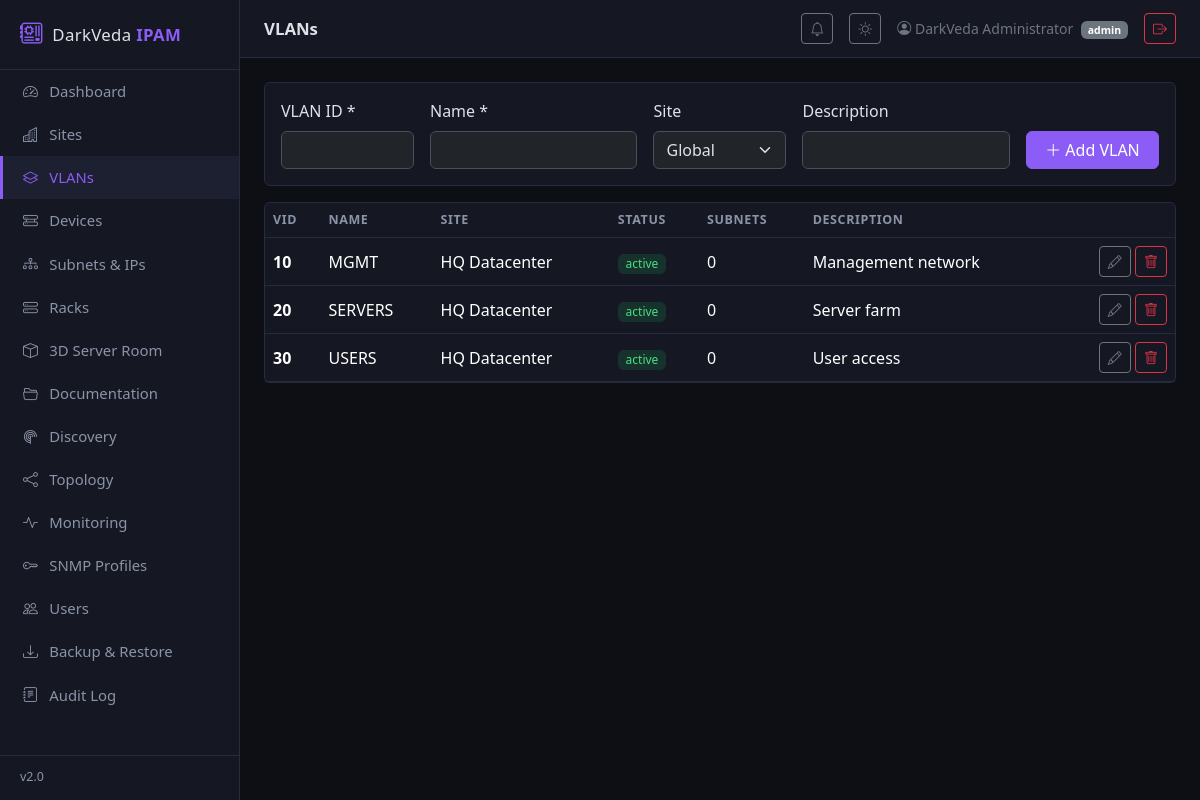
/?page=vlans (signed in), run on the app's committed database.
### tables this page shows
CREATE TABLE vlans (
  id          INT UNSIGNED AUTO_INCREMENT PRIMARY KEY,
  site_id     INT UNSIGNED NULL,
  vid         SMALLINT UNSIGNED NOT NULL,
  name        VARCHAR(120) NOT NULL,
  description VARCHAR(255) NULL,
  status      ENUM('active','reserved','deprecated') NOT NULL DEFAULT 'active',
  FOREIGN KEY (site_id) REFERENCES sites(id) ON DELETE SET NULL,
  UNIQUE KEY uq_vlan (site_id, vid)
);

CREATE TABLE sites (
  id          INT UNSIGNED AUTO_INCREMENT PRIMARY KEY,
  name        VARCHAR(120) NOT NULL UNIQUE,
  slug        VARCHAR(64)  NOT NULL UNIQUE,
  address     VARCHAR(255) NULL,
  description VARCHAR(255) NULL,
  created_at  DATETIME NOT NULL DEFAULT CURRENT_TIMESTAMP
);

### src/App.php (called while the page is built, shortened)
<?php
final class App
{
    private static ?array $config = null;
    public static function config(): array
    {
        if (self::$config === null) {
            $dir  = dirname(__DIR__) . '/config';
            $file = is_file($dir . '/config.php')
                ? $dir . '/config.php'
                : $dir . '/config.example.php';
            self::$config = require $file;
        }
        return self::$config;
    }
    public static function render(string $page, array $vars = []): void
    {
        $__dvBase = dirname(__DIR__);
        $__dvPage = $page;
        extract($vars, EXTR_SKIP);
        require $__dvBase . '/partials/header.php';
        require $__dvBase . '/pages/' . $__dvPage . '.php';
        require $__dvBase . '/partials/footer.php';
    }
}
function e(?string $s): string
{
    return htmlspecialchars((string)$s, ENT_QUOTES, 'UTF-8');
}

### src/Auth.php (called while the page is built, shortened)
<?php
final class Auth
{
    public static function user(): ?array
    {
        return $_SESSION['user'] ?? null;
    }
    public static function can(string $permission): bool
    {
        return in_array($permission, $_SESSION['permissions'] ?? [], true);
    }
}

### src/Database.php (called while the page is built, shortened)
<?php
final class Database
{
    private static ?PDO $pdo = null;
    public static function get(): PDO
    {
        if (self::$pdo === null) {
            $cfg = App::config()['db'];
            $dsn = sprintf(
                'mysql:host=%s;port=%d;dbname=%s;charset=%s',
                $cfg['host'], $cfg['port'], $cfg['name'], $cfg['charset']
            );
            self::$pdo = new PDO($dsn, $cfg['user'], $cfg['password'], [
                PDO::ATTR_ERRMODE            => PDO::ERRMODE_EXCEPTION,
                PDO::ATTR_DEFAULT_FETCH_MODE => PDO::FETCH_ASSOC,
                PDO::ATTR_EMULATE_PREPARES   => false,
            ]);
        }
        return self::$pdo;
    }
    public static function q(string $sql, array $params = []): array
    {
        $stmt = self::get()->prepare($sql);
        $stmt->execute($params);
        return $stmt->fetchAll();
    }
}

### pages/vlans.php (the view, shortened to what this page needs)
<?php
$vlans = Database::q(
    'SELECT v.*, s.name AS site_name,
            (SELECT COUNT(*) FROM subnets sub WHERE sub.vlan_id = v.id) AS subnet_count
     FROM vlans v LEFT JOIN sites s ON s.id = v.site_id
     ORDER BY v.vid'
);
$canManage = Auth::can('ipam.manage');
?>
<?php if ($canManage): ?>
<div class="card mb-3"><div class="card-body">
  <form method="post" class="row g-3">
    <div class="col-md-2">
      <label class="form-label">VLAN ID *</label>
      <input type="number" name="vid" class="form-control" min="1" max="4094" required>
    </div>
    <div class="col-md-3">
      <label class="form-label">Name *</label>
      <input name="name" class="form-control" required>
    </div>
    <div class="col-md-2">
      <label class="form-label">Site</label>
      <select name="site_id" class="form-select">
        <option value="">Global</option>
      </select>
    </div>
    <div class="col-md-3">
      <label class="form-label">Description</label>
      <input name="description" class="form-control">
    </div>
    <div class="col-md-2 d-flex align-items-end">
      <button class="btn btn-primary w-100"><i class="bi bi-plus-lg"></i> Add VLAN</button>
    </div>
  </form>
</div></div>
<?php endif; ?>
<div class="card">
  <div class="table-responsive">
    <table class="table table-hover">
      <thead><tr><th>VID</th><th>Name</th><th>Site</th><th>Status</th><th>Subnets</th><th>Description</th>
        <?php if ($canManage): ?><th></th><?php endif; ?></tr></thead>
      <tbody>
      <?php foreach ($vlans as $v): ?>
        <tr>
          <td><strong><?= (int)$v['vid'] ?></strong></td>
          <td><?= e($v['name']) ?></td>
          <td><?= e($v['site_name'] ?? 'Global') ?></td>
          <td><span class="badge dv-status dv-badge-<?= e($v['status']) ?>"><?= e($v['status']) ?></span></td>
          <td><?= (int)$v['subnet_count'] ?></td>
          <td><?= e($v['description'] ?? '—') ?></td>
          <?php if ($canManage): ?>
          <td class="text-end text-nowrap">
            <button class="btn btn-sm btn-outline-secondary" data-bs-toggle="collapse"
                    data-bs-target="#editvlan-<?= (int)$v['id'] ?>" title="Edit">
              <i class="bi bi-pencil"></i>
            </button>
            <form method="post" class="d-inline" data-confirm="Delete VLAN <?= (int)$v['vid'] ?>?">
              <button class="btn btn-sm btn-outline-danger"><i class="bi bi-trash"></i></button>
            </form>
          </td>
          <?php endif; ?>
        </tr>
      <?php endforeach; ?>
      </tbody>
    </table>
  </div>
</div>

### public/index.php (shortened to what this page needs)
<?php
require dirname(__DIR__) . '/src/App.php';
require dirname(__DIR__) . '/src/Database.php';
require dirname(__DIR__) . '/src/Auth.php';
$page   = $_GET['page']   ?? 'dashboard';
switch ($page) {
    case 'vlans':
        App::render('vlans', ['title' => 'VLANs']);
        break;
}

### partials/header.php (shortened to what this page needs)
<?php
$user    = Auth::user();
$current = $_GET['page'] ?? 'dashboard';
$nav = [
    ['dashboard', 'Dashboard',        'bi-speedometer2', 'dashboard.view'],
    ['sites',     'Sites',            'bi-buildings',    'ipam.view'],
    ['vlans',     'VLANs',            'bi-layers',       'ipam.view'],
    ['devices',   'Devices',          'bi-hdd-rack',     'devices.view'],
    ['subnets',   'Subnets & IPs',    'bi-diagram-3',    'ipam.view'],
    ['racks',     'Racks',            'bi-hdd-stack',    'racks.view'],
    ['rack3d',    '3D Server Room',   'bi-box',          'racks.view'],
    ['documents', 'Documentation',    'bi-folder2-open', 'docs.view'],
    ['discovery', 'Discovery',        'bi-radar',        'discovery.view'],
    ['topology',  'Topology',         'bi-share',        'topology.view'],
    ['monitoring','Monitoring',       'bi-activity',     'monitoring.view'],
    ['snmp',      'SNMP Profiles',    'bi-key',          'snmp.manage'],
    ['users',     'Users',            'bi-people',       'users.manage'],
    ['backup',    'Backup & Restore', 'bi-download',     'backup.manage'],
    ['audit',     'Audit Log',        'bi-journal-text', 'audit.view'],
];
?>
<!DOCTYPE html>
<html lang="en" data-bs-theme="dark">
<head>
<link href="https://cdn.jsdelivr.net/npm/bootstrap@5.3.3/dist/css/bootstrap.min.css" rel="stylesheet">
<link href="https://cdn.jsdelivr.net/npm/bootstrap-icons@1.11.3/font/bootstrap-icons.min.css" rel="stylesheet">
<link href="/assets/css/darkveda.css" rel="stylesheet">
</head>
<body>
<div class="dv-layout">
  <aside class="dv-sidebar">
    <div class="dv-brand">
      <i class="bi bi-motherboard"></i>
      <span>DarkVeda <strong>IPAM</strong></span>
    </div>
    <nav class="nav flex-column">
      <?php foreach ($nav as [$slug, $label, $icon, $perm]): if (!Auth::can($perm)) continue; ?>
        <a class="nav-link <?= $current === $slug || ($slug === 'subnets' && $current === 'subnet_view') ? 'active' : '' ?>"
           href="/?page=<?= e($slug) ?>">
          <i class="bi <?= e($icon) ?>"></i> <?= e($label) ?>
        </a>
      <?php endforeach; ?>
    </nav>
    <div class="dv-sidebar-footer">
      v<?= e(App::config()['app']['version']) ?>
    </div>
  </aside>
  <div class="dv-main">
    <header class="dv-topbar">
      <span class="dv-page-title"><?= e($title ?? '') ?></span>
      <div class="d-flex align-items-center gap-3">
        <div class="dropdown">
          <button class="btn btn-sm btn-outline-secondary position-relative" data-bs-toggle="dropdown" title="Notifications">
            <i class="bi bi-bell"></i>
          </button>
        </div>
        <button class="btn btn-sm btn-outline-secondary" id="themeToggle" title="Toggle dark / light">
          <i class="bi bi-moon-stars"></i>
        </button>
        <span class="text-secondary small">
          <i class="bi bi-person-circle"></i>
          <?= e($user['full_name'] ?: $user['username']) ?>
          <span class="badge text-bg-secondary ms-1"><?= e($user['role']) ?></span>
        </span>
        <form method="post" class="m-0">
          <button class="btn btn-sm btn-outline-danger"><i class="bi bi-box-arrow-right"></i></button>
        </form>
      </div>
    </header>
    <main class="dv-content">

### partials/footer.php (shortened to what this page needs)
    </main>
  </div>
</div>
</body>
</html>

### public/assets/css/darkveda.css (style rules this page uses)
:root { --dv-accent: #8b5cf6; --dv-accent-dim: #6d3ff0; --dv-sidebar-w: 240px; }
[data-bs-theme="dark"] { --dv-bg: #0d0f14; --dv-surface: #151823; --dv-surface-2: #1c2030; --dv-border: #262b3d; --dv-text-dim: #8b93a7; }
body { background: var(--dv-bg); min-height: 100vh; }
.dv-layout { display: flex; min-height: 100vh; }
.dv-sidebar { width: var(--dv-sidebar-w); flex-shrink: 0; background: var(--dv-surface); border-right: 1px solid var(--dv-border); display: flex; flex-direction: column; position: sticky; top: 0; height: 100vh; }
.dv-brand { display: flex; align-items: center; gap: .6rem; padding: 1.1rem 1.25rem; font-size: 1.05rem; letter-spacing: .02em; border-bottom: 1px solid var(--dv-border); }
.dv-brand i { color: var(--dv-accent); font-size: 1.4rem; }
.dv-brand strong { color: var(--dv-accent); }
.dv-sidebar .nav-link { color: var(--dv-text-dim); padding: .65rem 1.25rem; border-left: 3px solid transparent; font-size: .93rem; }
.dv-sidebar .nav-link i { width: 1.4rem; display: inline-block; }
.dv-sidebar .nav-link.active { color: var(--dv-accent); border-left-color: var(--dv-accent); background: var(--dv-surface-2); }
.dv-sidebar-footer { margin-top: auto; padding: .8rem 1.25rem; color: var(--dv-text-dim); font-size: .78rem; border-top: 1px solid var(--dv-border); }
.dv-main { flex: 1; display: flex; flex-direction: column; min-width: 0; }
.dv-topbar { display: flex; justify-content: space-between; align-items: center; padding: .8rem 1.5rem; background: var(--dv-surface); border-bottom: 1px solid var(--dv-border); position: sticky; top: 0; z-index: 10; }
.dv-page-title { font-weight: 600; font-size: 1.05rem; }
.dv-content { padding: 1.5rem; }
.card { background: var(--dv-surface); border: 1px solid var(--dv-border); }
.table { --bs-table-bg: transparent; margin-bottom: 0; }
.table thead th { color: var(--dv-text-dim); font-size: .78rem; text-transform: uppercase; letter-spacing: .05em; border-bottom-color: var(--dv-border); }
.table td { border-bottom-color: var(--dv-border); vertical-align: middle; }
.dv-badge-active { background: rgba(34,197,94,.15); color: #4ade80; }
.badge.dv-status { font-weight: 500; }
.btn-primary { --bs-btn-bg: var(--dv-accent); --bs-btn-border-color: var(--dv-accent); --bs-btn-hover-bg: var(--dv-accent-dim); --bs-btn-hover-border-color: var(--dv-accent-dim); --bs-btn-active-bg: var(--dv-accent-dim); --bs-btn-active-border-color: var(--dv-accent-dim); }

### data on the page
vlans: vid "10", name "MGMT", site.name "HQ Datacenter", status "active", subnet_count "0", description "Management network"
vlans: vid "20", name "SERVERS", site.name "HQ Datacenter", status "active", subnet_count "0", description "Server farm"
vlans: vid "30", name "USERS", site.name "HQ Datacenter", status "active", subnet_count "0", description "User access"

### other printed values
$label "Dashboard"
$label "Sites"
$label "VLANs"
$label "Devices"
$label "Subnets & IPs"
$label "Racks"
$label "3D Server Room"
$label "Documentation"
$label "Discovery"
$label "Topology"
$label "Monitoring"
$label "SNMP Profiles"
$label "Users"
$label "Backup & Restore"
$label "Audit Log"
